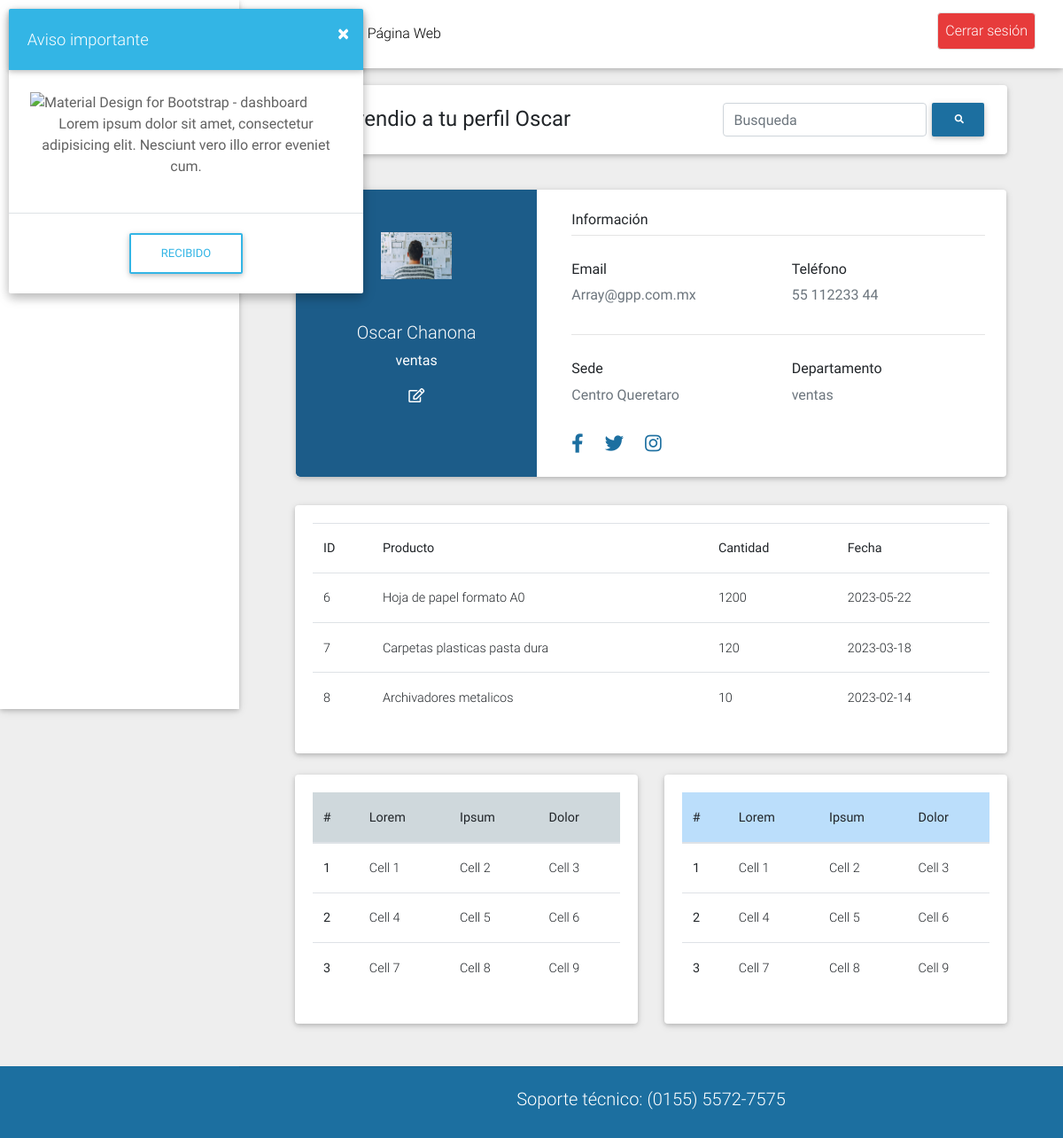
The app's page /frontend/perfil.php (signed in) with its own data.
### tables this page shows
create table `puestos` (
	`id_puesto` int not null auto_increment,
    `nombre_puesto` char(40) not null,
    primary key(`id_puesto`)
);

CREATE TABLE `empleados` (
  `id_empleado` int NOT NULL AUTO_INCREMENT,
  `nombre` char(20) NOT NULL,
  `apellido` char(20) NOT NULL,
  `nickname` char(20) NOT NULL unique,
  `cuenta` char(40) NOT NULL,
  `telefono` char(12) not null,
  `pass` char(20) NOT NULL,
  `id_puesto` int not null,
  `id_sede` int not null,
  `img_perfil` varchar(80),
  PRIMARY KEY (`id_empleado`),
  foreign key(`id_puesto`) REFERENCES puestos(`id_puesto`),
  foreign key(`id_sede`) REFERENCES sedes(`id_sede`)
);

create table  `sedes`(
	`id_sede` int not null auto_increment,
     `nombre_sede` char(40) not null,
     primary key(`id_sede`)
);

create table `ventas` (
	`id_venta` int not null auto_increment,
    `id_vendedor` int not null,
    `producto` char(40) not null, 
    `cantidad` int not null,
    `fecha` date not null,
    primary key(`id_venta`),
    foreign key(`id_vendedor`) references empleados(`id_empleado`)

);

### frontend/perfil.php (the view, shortened to what this page needs)
<?php
include '../conexion.php';
$usuario= $_SESSION['usermane'];
$nombre = $_SESSION['nombre'];
$apellido = $_SESSION['apellido'];
$id_empleado = $_SESSION['id_empleado'];
try {
    $conexion->setAttribute(PDO::ATTR_ERRMODE, PDO::ERRMODE_EXCEPTION);
    $query = "SELECT id_sede, id_puesto, telefono, img_perfil FROM empleados where id_empleado = $id_empleado";
    $statement = $conexion->query($query);
    $result = $statement->fetchAll(PDO::FETCH_ASSOC);
    $telefono = $result[0]['telefono'];
    $sede = $result[0]['id_sede'];
    $puesto = $result[0]['id_puesto'];
    $query = "SELECT nombre_puesto FROM puestos where id_puesto = $puesto";
    $statement = $conexion->query($query);
    $result = $statement->fetchAll(PDO::FETCH_ASSOC);
    $puesto = $result[0]['nombre_puesto'];
    $query = "SELECT nombre_sede FROM sedes where id_sede = $sede";
    $statement = $conexion->query($query);
    $result = $statement->fetchAll(PDO::FETCH_ASSOC);
    $sede= $result[0]['nombre_sede'];
    $query = "SELECT id_venta,producto, cantidad,fecha FROM ventas where id_vendedor = $id_empleado";
    $statement = $conexion->query($query);
    $result = $statement->fetchAll(PDO::FETCH_ASSOC);
} catch (PDOException $e) {
    echo "Error de conexión: " . $e->getMessage();
}
?>
<!DOCTYPE html>
<html lang="en">
<head>
    <link rel="stylesheet" href="https://use.fontawesome.com/releases/v5.11.2/css/all.css">
    <link href="../css/bootstrap.min.css" rel="stylesheet">
    <link href="../css/mdb.min.css" rel="stylesheet">
    <link href="../css/style.min.css" rel="stylesheet">
</head>
<body class="grey lighten-3">
    <header>
        <nav class="navbar fixed-top navbar-expand-lg navbar-light white scrolling-navbar">
            <div class="container-fluid">
                <a class="navbar-brand waves-effect" href="#">
                </a>
                <div class="collapse navbar-collapse" id="navbarSupportedContent">
                    <ul class="navbar-nav mr-auto">
                        <li class="nav-item">
                            <a class="nav-link waves-effect" href="../dashboard.php">Menú
                            </a>
                        </li>
                        <li class="nav-item">
                            <a class="nav-link waves-effect" href="#" target="_blank">Página Web</a>
                        </li>
                    </ul>
                    <ul class="navbar-nav nav-flex-icons">
                        <li>
                            <a class="nav-link border border-light rounded waves-effect" href="../session_destroy.php"
                                style="background-color:#e73b3b; color:white; margin-left:10px;">
                                Cerrar sesión</a>
                        </li>
                    </ul>
                </div>
            </div>
        </nav>
        <div class="sidebar-fixed position-fixed">
            <h1 style="text-align: center; margin-top: 30px;">
            </h1>
            <div class="list-group list-group-flush">
                <a href="../dashboard.php" class="list-group-item list-group-item-action waves-effect">
                </a>
                <a href="#" class="list-group-item active waves-effect ">
                    <i class="fas fa-user mr-3"></i>Perfil</a>
                <a href="noticias.php" class="list-group-item list-group-item-action waves-effect">
                    <i class="fas fa-table mr-3"></i>Noticias</a>
            </div>
        </div>
    </header>
    <main class="pt-5 mx-lg-5">
        <div class="container-fluid mt-5">
            <div class="card mb-4 wow fadeIn">
                <div class="card-body d-sm-flex justify-content-between">
                    <h4 class="mb-2 mb-sm-0 pt-1">
                        <span>Bienvendio a tu perfil <?php echo $nombre; ?></span>
                    </h4>
                    <form class="d-flex justify-content-center">
                        <input type="search" placeholder="Busqueda" aria-label="Search" class="form-control">
                        <button class="btn btn-primary btn-sm my-0 p" type="submit">
                            <i class="fas fa-search"></i>
                        </button>
                    </form>
                </div>
            </div>
            <div class="row wow fadeIn">
                    <div class="card-body" style="padding: 1rem;">
                        <div class="card mb-3">
                            <div class="row g-0" style="margin-left:0;">
                                <div class="col-md-4 text-center text-white"
                                    style="border-top-left-radius: .3rem; border-bottom-left-radius: .3rem; background-color: #1c5c89;">
                                    <img src="../bg.jpg"
                                        alt="Avatar" class="img-fluid my-5" style="width: 80px;" />
                                    <h5><?php echo $nombre; ?> <?php echo $apellido; ?></h5>
                                    <p><?php echo $puesto; ?></p>
                                    <i class="far fa-edit mb-5"></i>
                                </div>
                                <div class="col-md-8">
                                    <div class="card-body p-4">
                                        <h6>Información</h6>
                                        <hr class="mt-0 mb-4">
                                        <div class="row pt-1">
                                            <div class="col-6 mb-3">
                                                <h6>Email</h6>
                                                <p class="text-muted"><?php echo $usuario; ?>@gpp.com.mx</p>
                                            </div>
                                            <div class="col-6 mb-3">
                                                <h6>Teléfono</h6>
                                                <p class="text-muted"><?php echo $telefono; ?></p>
                                            </div>
                                        </div>
                                        <hr class="mt-0 mb-4">
                                        <div class="row pt-1">
                                            <div class="col-6 mb-3">
                                                <h6>Sede</h6>
                                                <p class="text-muted"><?php echo $sede; ?></p>
                                            </div>
                                            <div class="col-6 mb-3">
                                                <h6>Departamento</h6>
                                                <p class="text-muted"><?php echo $puesto; ?></p>
                                            </div>
                                        </div>
                                        <div class="d-flex justify-content-start">
                                            <a href="#!"><i class="fab fa-facebook-f fa-lg mr-4"></i></a>
                                            <a href="#!"><i class="fab fa-twitter fa-lg mr-4"></i></a>
                                            <a href="#!"><i class="fab fa-instagram fa-lg"></i></a>
                                        </div>
                                    </div>
                                </div>
                            </div>
                        </div>
                    </div>
            </div>
            <div class="row wow fadeIn">
                <div class="col-md-12 mb-4">
                    <div class="card">
                        <div class="card-body">
                            <?php
                                echo "<div>";
                                echo "<table class='table'>";
                                echo "<tr>";
                                echo "<th>ID</th>";
                                echo "<th>Producto</th>";
                                echo "<th>Cantidad</th>";
                                echo "<th>Fecha</th>";
                                echo "</tr>";
                                foreach ($result as $row) {
                                    echo "<tr>";
                                    echo "<td>".$row['id_venta']."</td>";
                                    echo "<td>".$row['producto']."</td>";
                                    echo "<td>".$row['cantidad']."</td>";
                                    echo "<td>".$row['fecha']."</td>";
                                    echo "</tr>";
                                }
                                echo "</table>";
                                echo "</div>";
                             ?>
                        </div>
                    </div>
                </div>
            </div>
            <div class="row wow fadeIn">
                <div class="col-md-6 mb-4">
                    <div class="card">
                        <div class="card-body">
                            <table class="table table-hover">
                                <thead class="blue-grey lighten-4">
                                    <tr>
                                        <th>#</th>
                                        <th>Lorem</th>
                                        <th>Ipsum</th>
                                        <th>Dolor</th>
                                    </tr>
                                </thead>
                                <tbody>
                                    <tr>
                                        <th scope="row">1</th>
                                        <td>Cell 1</td>
                                        <td>Cell 2</td>
                                        <td>Cell 3</td>
                                    </tr>
                                    <tr>
                                        <th scope="row">2</th>
                                        <td>Cell 4</td>
                                        <td>Cell 5</td>
                                        <td>Cell 6</td>
                                    </tr>
                                    <tr>
                                        <th scope="row">3</th>
                                        <td>Cell 7</td>
                                        <td>Cell 8</td>
                                        <td>Cell 9</td>
                                    </tr>
                                </tbody>
                            </table>
                        </div>
                    </div>
                </div>
                <div class="col-md-6 mb-4">
                    <div class="card">
                        <div class="card-body">
                            <table class="table table-hover">
                                <thead class="blue lighten-4">
                                    <tr>
                                        <th>#</th>
                                        <th>Lorem</th>
                                        <th>Ipsum</th>
                                        <th>Dolor</th>
                                    </tr>
                                </thead>
                                <tbody>
                                    <tr>
                                        <th scope="row">1</th>
                                        <td>Cell 1</td>
                                        <td>Cell 2</td>
                                        <td>Cell 3</td>
                                    </tr>
                                    <tr>
                                        <th scope="row">2</th>
                                        <td>Cell 4</td>
                                        <td>Cell 5</td>
                                        <td>Cell 6</td>
                                    </tr>
                                    <tr>
                                        <th scope="row">3</th>
                                        <td>Cell 7</td>
                                        <td>Cell 8</td>
                                        <td>Cell 9</td>
                                    </tr>
                                </tbody>
                            </table>
                        </div>
                    </div>
                </div>
            </div>
        </div>
        <div class="col-md-6 mb-4">
            <div class="card">
                <section>
                    <div class="modal fade left" id="sideModalTLInfoDemo" tabindex="-1" role="dialog"
                        aria-labelledby="myModalLabel" aria-hidden="true" data-backdrop="false">
                        <div class="modal-dialog modal-side modal-top-left modal-notify modal-info" role="document">
                            <div class="modal-content">
                                <div class="modal-header">
                                    <p class="heading lead">Aviso importante</p>
                                    <button type="button" class="close" data-dismiss="modal" aria-label="Close">
                                        <span aria-hidden="true" class="white-text">&times;</span>
                                    </button>
                                </div>
                                <div class="modal-body">
                                    <img src="https://mdbootstrap.com/wp-content/uploads/2016/11/admin-dashboard-bootstrap.jpg"
                                        alt="Material Design for Bootstrap - dashboard" class="img-fluid">
                                    <div class="text-center">
                                        <p>Lorem ipsum dolor sit amet, consectetur adipisicing elit. Nesciunt
                                            vero illo
                                            error eveniet cum.
                                        </p>
                                    </div>
                                </div>
                                <div class="modal-footer justify-content-center">
                                    <a role="button" class="btn btn-outline-info waves-effect"
                                        data-dismiss="modal">Recibido</a>
                                </div>
                            </div>
                        </div>
                    </div>
                </section>
            </div>
        </div>
    </main>
    <footer class="page-footer text-center font-small primary-color-dark darken-2 mt-4 wow fadeIn">
        <hr class="my-4">
        <div class="pb-4">
            <h5>Soporte técnico: (0155) 5572-7575</h5>
        </div>
    </footer>
</body>
</html>

### records on screen
puestos: nombre_puesto "ventas"
empleados: telefono "55 112233 44"
sedes: nombre_sede "Centro Queretaro"
ventas: id_venta "6", producto "Hoja de papel formato A0", cantidad "1200", fecha "2023-05-22"
ventas: id_venta "7", producto "Carpetas plasticas pasta dura", cantidad "120", fecha "2023-03-18"
ventas: id_venta "8", producto "Archivadores metalicos", cantidad "10", fecha "2023-02-14"

### other values on screen
$nombre "Oscar"
$apellido "Chanona"
$usuario "Array"
